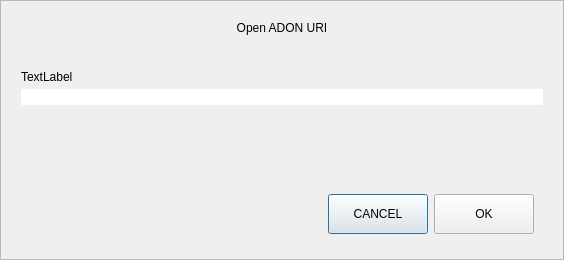
<?xml version="1.0" encoding="UTF-8"?>
<ui version="4.0">
 <class>OpenURIDialog</class>
 <widget class="QDialog" name="OpenURIDialog">
  <property name="geometry">
   <rect>
    <x>0</x>
    <y>0</y>
    <width>564</width>
    <height>260</height>
   </rect>
  </property>
  <property name="windowTitle">
   <string>Open URI</string>
  </property>
  <layout class="QVBoxLayout" name="verticalLayout">
   <property name="spacing">
    <number>0</number>
   </property>
   <property name="leftMargin">
    <number>0</number>
   </property>
   <property name="topMargin">
    <number>0</number>
   </property>
   <property name="rightMargin">
    <number>0</number>
   </property>
   <property name="bottomMargin">
    <number>0</number>
   </property>
   <item>
    <widget class="QFrame" name="frame">
     <property name="frameShape">
      <enum>QFrame::StyledPanel</enum>
     </property>
     <property name="frameShadow">
      <enum>QFrame::Raised</enum>
     </property>
     <layout class="QVBoxLayout" name="verticalLayout_2">
      <property name="spacing">
       <number>5</number>
      </property>
      <property name="leftMargin">
       <number>20</number>
      </property>
      <property name="topMargin">
       <number>20</number>
      </property>
      <property name="rightMargin">
       <number>20</number>
      </property>
      <property name="bottomMargin">
       <number>16</number>
      </property>
      <item>
       <widget class="QLabel" name="labelTitle">
        <property name="text">
         <string>Open ADON URI</string>
        </property>
        <property name="alignment">
         <set>Qt::AlignCenter</set>
        </property>
       </widget>
      </item>
      <item>
       <spacer name="verticalSpacer_2">
        <property name="orientation">
         <enum>Qt::Vertical</enum>
        </property>
        <property name="sizeType">
         <enum>QSizePolicy::Fixed</enum>
        </property>
        <property name="sizeHint" stdset="0">
         <size>
          <width>20</width>
          <height>30</height>
         </size>
        </property>
       </spacer>
      </item>
      <item>
       <widget class="QLabel" name="labelSubtitle">
        <property name="text">
         <string notr="true">TextLabel</string>
        </property>
       </widget>
      </item>
      <item>
       <layout class="QHBoxLayout" name="horizontalLayout">
        <property name="spacing">
         <number>0</number>
        </property>
        <item>
         <widget class="QValidatedLineEdit" name="uriEdit">
          <property name="styleSheet">
           <string notr="true">#uriEdit{
	border-top-right-radius:0px;
	border-bottom-right-radius:0px;
}</string>
          </property>
         </widget>
        </item>
       </layout>
      </item>
      <item>
       <spacer name="verticalSpacer">
        <property name="orientation">
         <enum>Qt::Vertical</enum>
        </property>
        <property name="sizeHint" stdset="0">
         <size>
          <width>20</width>
          <height>40</height>
         </size>
        </property>
       </spacer>
      </item>
      <item>
       <widget class="QWidget" name="widget" native="true">
        <property name="minimumSize">
         <size>
          <width>0</width>
          <height>50</height>
         </size>
        </property>
        <layout class="QHBoxLayout" name="horizontalLayout_2">
         <item>
          <spacer name="horizontalSpacer">
           <property name="orientation">
            <enum>Qt::Horizontal</enum>
           </property>
           <property name="sizeHint" stdset="0">
            <size>
             <width>289</width>
             <height>20</height>
            </size>
           </property>
          </spacer>
         </item>
         <item>
          <widget class="QPushButton" name="pushButtonCancel">
           <property name="minimumSize">
            <size>
             <width>100</width>
             <height>40</height>
            </size>
           </property>
           <property name="text">
            <string>CANCEL</string>
           </property>
          </widget>
         </item>
         <item>
          <widget class="QPushButton" name="pushButtonOK">
           <property name="minimumSize">
            <size>
             <width>100</width>
             <height>40</height>
            </size>
           </property>
           <property name="text">
            <string>OK</string>
           </property>
          </widget>
         </item>
        </layout>
       </widget>
      </item>
     </layout>
    </widget>
   </item>
  </layout>
 </widget>
 <customwidgets>
  <customwidget>
   <class>QValidatedLineEdit</class>
   <extends>QLineEdit</extends>
   <header>qvalidatedlineedit.h</header>
  </customwidget>
 </customwidgets>
 <resources/>
 <connections/>
</ui>
